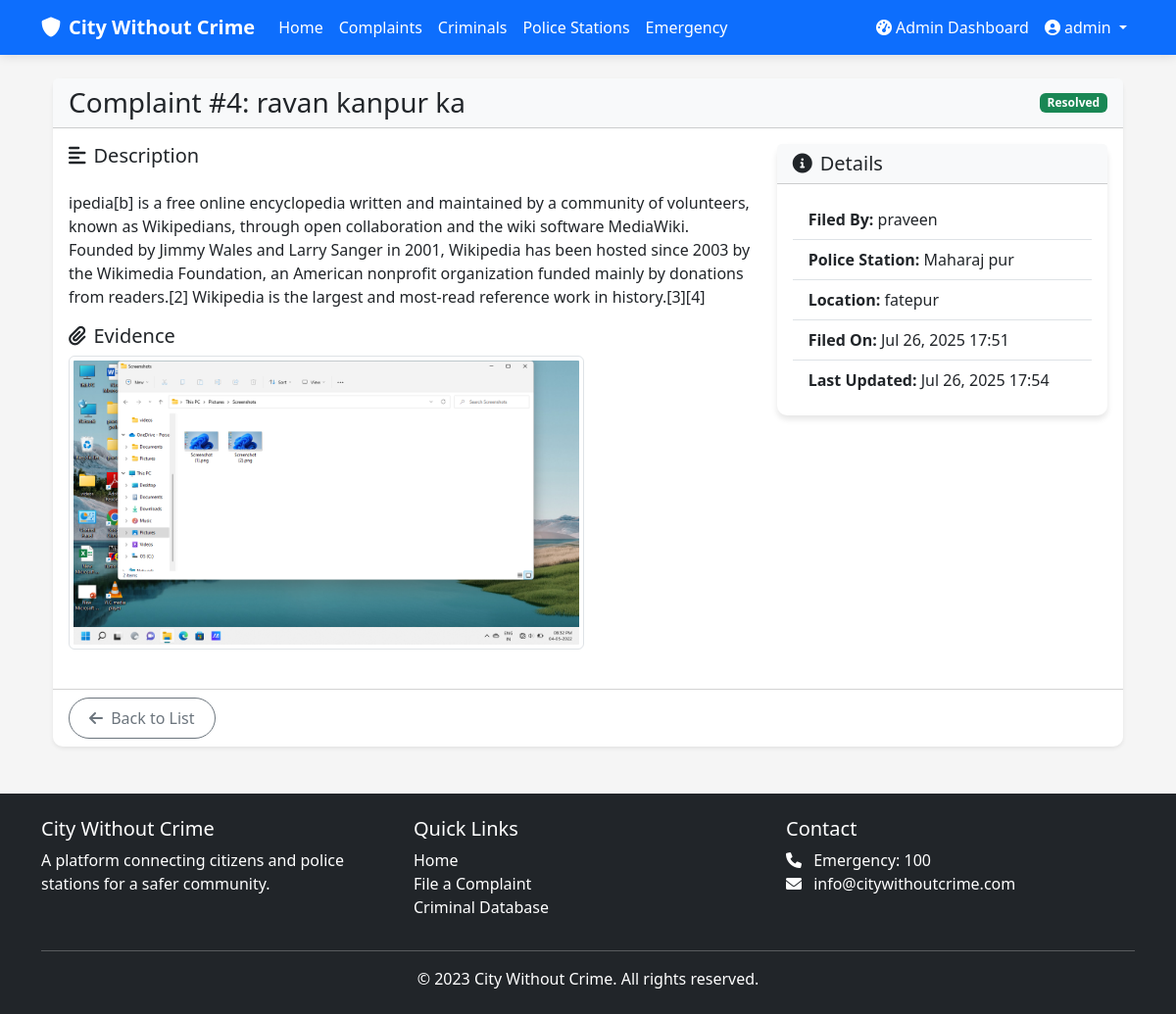
Before: /complaints/4/ (signed in) with the older database file.
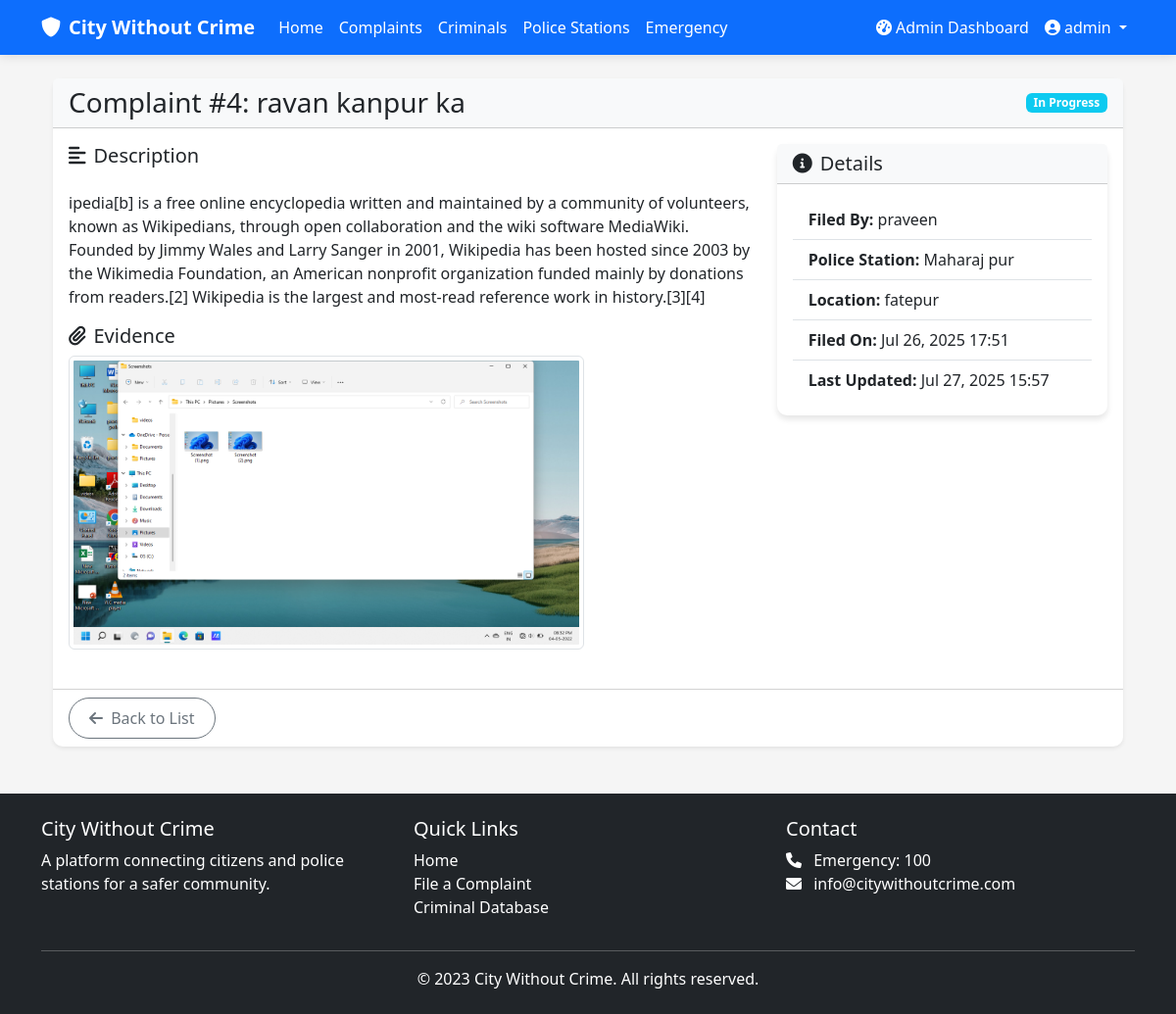
After: the same page with the newer database file.
### cwc_app/models.py (models this page shows, shortened)
class User(AbstractUser):
    is_police = models.BooleanField(default=False)
    is_admin = models.BooleanField(default=False)
    station = models.ForeignKey('PoliceStation', on_delete=models.SET_NULL, null=True, blank=True)

class Complaint(models.Model):
    STATUS_CHOICES = [
        ('PENDING', 'Pending'),
        ('IN_PROGRESS', 'In Progress'),
        ('RESOLVED', 'Resolved'),
        ('REJECTED', 'Rejected'),
    ]
    user = models.ForeignKey(User, on_delete=models.CASCADE, related_name='complaints')
    station = models.ForeignKey(PoliceStation, on_delete=models.CASCADE)
    title = models.CharField(max_length=200)
    description = models.TextField()
    location = models.CharField(max_length=200)
    evidence = models.FileField(upload_to='complaint_evidence/', null=True, blank=True)
    status = models.CharField(max_length=20, choices=STATUS_CHOICES, default='PENDING')
    created_at = models.DateTimeField(auto_now_add=True)
    updated_at = models.DateTimeField(auto_now=True)

class PoliceStation(models.Model):
    name = models.CharField(max_length=100)
    address = models.TextField()
    contact_number = models.CharField(max_length=15)
    email = models.EmailField()
    jurisdiction = models.CharField(max_length=100)
    created_at = models.DateTimeField(auto_now_add=True)

### cwc_app/views.py (the view)
# urls.py: path('complaints/<int:pk>/', views.complaint_detail, name='complaint_detail'),
@login_required
def complaint_detail(request, pk):
    complaint = get_object_or_404(Complaint, pk=pk)
    if not (request.user == complaint.user or request.user.is_police or request.user.is_admin):
        messages.error(request, 'You are not authorized to view this complaint.')
        return redirect('complaint_list')
    return render(request, 'complaints/detail.html', {'complaint': complaint})

### templates/complaints/detail.html (shortened to what this page needs)
{% extends 'base.html' %}
{% block content %}
<div class="container">
    <div class="card shadow-sm mb-4">
        <div class="card-header bg-light">
            <div class="d-flex justify-content-between align-items-center">
                <h3 class="mb-0">Complaint #{{ complaint.id }}: {{ complaint.title }}</h3>
                <span class="badge
                    {% if complaint.status == 'PENDING' %}bg-secondary
                    {% elif complaint.status == 'IN_PROGRESS' %}bg-info
                    {% elif complaint.status == 'RESOLVED' %}bg-success
                    {% else %}bg-danger{% endif %}">
                    {{ complaint.get_status_display }}
                </span>
            </div>
        </div>
        <div class="card-body">
            <div class="row">
                <div class="col-md-8">
                    <h5><i class="fas fa-align-left me-2"></i>Description</h5>
                    <p class="mb-4">{{ complaint.description|linebreaks }}</p>
                    {% if complaint.evidence %}
                    <h5><i class="fas fa-paperclip me-2"></i>Evidence</h5>
                    <div class="mb-4">
                        {% if complaint.evidence.url|lower|slice:'-4:' == '.pdf' %}
                        <a href="{{ complaint.evidence.url }}" class="btn btn-outline-primary">
                            <i class="fas fa-file-pdf me-1"></i> View PDF Evidence
                        </a>
                        {% else %}
                        <img src="{{ complaint.evidence.url }}" alt="Complaint Evidence"
                             class="img-thumbnail" style="max-height: 300px;">
                        {% endif %}
                    </div>
                    {% endif %}
                </div>
                <div class="col-md-4">
                    <div class="card">
                        <div class="card-header bg-light">
                            <h5 class="mb-0"><i class="fas fa-info-circle me-2"></i>Details</h5>
                        </div>
                        <div class="card-body">
                            <ul class="list-group list-group-flush">
                                <li class="list-group-item">
                                    <strong>Filed By:</strong> {{ complaint.user.username }}
                                </li>
                                <li class="list-group-item">
                                    <strong>Police Station:</strong> {{ complaint.station.name }}
                                </li>
                                <li class="list-group-item">
                                    <strong>Location:</strong> {{ complaint.location }}
                                </li>
                                <li class="list-group-item">
                                    <strong>Filed On:</strong> {{ complaint.created_at|date:"M d, Y H:i" }}
                                </li>
                                <li class="list-group-item">
                                    <strong>Last Updated:</strong> {{ complaint.updated_at|date:"M d, Y H:i" }}
                                </li>
                            </ul>
                        </div>
                    </div>
                </div>
            </div>
        </div>
        <div class="card-footer bg-transparent">
            <a href="{% url 'complaint_list' %}" class="btn btn-outline-secondary">
                <i class="fas fa-arrow-left me-1"></i> Back to List
            </a>
        </div>
    </div>
</div>
{% endblock %}

### templates/base.html (shortened to what this page needs)
{% load static %}
<!DOCTYPE html>
<html lang="en">
<head>
    <link href="https://cdn.jsdelivr.net/npm/bootstrap@5.3.7/dist/css/bootstrap.min.css" rel="stylesheet">
    <link rel="stylesheet" href="https://cdnjs.cloudflare.com/ajax/libs/font-awesome/6.0.0/css/all.min.css">
    <link href="{% static 'css/style.css' %}" rel="stylesheet">
</head>
<body>
    {% include 'partials/navbar.html' %}
    <main class="container my-4">
        {% block content %}{% endblock %}
    </main>
    {% include 'partials/footer.html' %}
</body>
</html>

### templates/partials/navbar.html (shortened to what this page needs)
<nav class="navbar navbar-expand-lg navbar-dark bg-primary">
    <div class="container">
        <a class="navbar-brand" href="{% url 'home' %}">
            <i class="fas fa-shield-alt me-2"></i>City Without Crime
        </a>
        <div class="collapse navbar-collapse" id="navbarNav">
            <ul class="navbar-nav me-auto">
                <li class="nav-item">
                    <a class="nav-link text-white" href="{% url 'home' %}">Home</a>
                </li>
                <li class="nav-item">
                    <a class="nav-link text-white" href="{% url 'complaint_list' %}">Complaints</a>
                </li>
                <li class="nav-item">
                    <a class="nav-link text-white" href="{% url 'criminal_list' %}">Criminals</a>
                </li>
                {% if user.is_police or user.is_admin %}
                <li class="nav-item">
                    <a class="nav-link text-white" href="{% url 'station_list' %}">Police Stations</a>
                </li>
                <li class="nav-item">
                    <a class="nav-link text-white" href="{% url 'emergency_list' %}">Emergency</a>
                </li>
                {% endif %}
            </ul>
            <ul class="navbar-nav">
                {% if user.is_authenticated %}
                    {% if user.is_admin %}
                        <li class="nav-item">
                            <a class="nav-link text-white" href="{% url 'admin_dashboard' %}">
                                <i class="fas fa-tachometer-alt me-1"></i>Admin Dashboard
                            </a>
                        </li>
                    {% elif user.is_police %}
                        <li class="nav-item">
                            <a class="nav-link text-white" href="{% url 'police_dashboard' %}">
                                <i class="fas fa-tachometer-alt me-1"></i>Police Dashboard
                            </a>
                        </li>
                    {% endif %}
                    <li class="nav-item dropdown">
                        <a class="nav-link dropdown-toggle text-white" href="#" id="userDropdown" role="button" data-bs-toggle="dropdown">
                            <i class="fas fa-user-circle me-1"></i>{{ user.username }}
                        </a>
                    </li>
                {% endif %}
            </ul>
        </div>
    </div>
</nav>

### templates/partials/footer.html
<footer class="bg-dark text-white py-4 mt-5">
    <div class="container">
        <div class="row">
            <div class="col-md-4">
                <h5>City Without Crime</h5>
                <p>A platform connecting citizens and police stations for a safer community.</p>
            </div>
            <div class="col-md-4">
                <h5>Quick Links</h5>
                <ul class="list-unstyled">
                    <li><a href="{% url 'home' %}" class=" nav-link text-white">Home</a></li>
                    <li><a href="{% url 'complaint_list' %}" class=" nav-link text-white">File a Complaint</a></li>
                    <li><a href="{% url 'criminal_list' %}" class="nav-link text-white">Criminal Database</a></li>
                </ul>
            </div>
            <div class="col-md-4">
                <h5>Contact</h5>
                <ul class="list-unstyled">
                    <li><i class="fas fa-phone me-2"></i> Emergency: 100</li>
                    <li><i class="fas fa-envelope me-2"></i> info@citywithoutcrime.com</li>
                </ul>
            </div>
        </div>
        <hr>
        <div class="text-center">
            <p class="mb-0">&copy; 2023 City Without Crime. All rights reserved.</p>
        </div>
    </div>
</footer>

### static/css/style.css (style rules this page uses)
:root { --primary-color: #0d6efd; --secondary-color: #f03848; --success-color: #198754; --danger-color: #dc3545; --warning-color: #ffc107; --info-color: #0dcaf0; --light-color: #f8f9fa; --dark-color: #212529; }
body { font-family: 'Segoe UI', Tahoma, Geneva, Verdana, sans-serif; background-color: #f5f5f5; }
.card { transition: transform 0.3s ease, box-shadow 0.3s ease; border: none; border-radius: 10px; box-shadow: 0 4px 6px rgba(0, 0, 0, 0.1); }
.btn { border-radius: 50px; padding: 8px 20px; font-weight: 500; }
.navbar { box-shadow: 0 2px 10px rgba(0, 0, 0, 0.1); }
.navbar-brand { font-weight: 700; }
.btn i { margin-right: 5px; }

Changed rows visible on the page:
changed Complaint "ravan kanpur ka": status "Resolved" → "In Progress"; updated_at "Jul 26, 2025 17:54" → "Jul 27, 2025 15:57"
